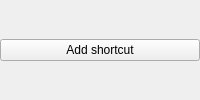
<?xml version="1.0" encoding="UTF-8"?>
<ui version="4.0">
 <class>SystemShortcutsClass</class>
 <widget class="QWidget" name="SystemShortcutsClass">
  <layout class="QVBoxLayout" name="verticalLayout">
   <property name="leftMargin"><number>0</number></property>
   <property name="topMargin"><number>0</number></property>
   <property name="rightMargin"><number>0</number></property>
   <property name="bottomMargin"><number>0</number></property>
   <item><layout class="QGridLayout" name="EntryLayout"/></item>
   <item><widget class="QPushButton" name="AddButton"><property name="text"><string>Add shortcut</string></property></widget></item>
  </layout>
 </widget>
 <resources/>
 <connections/>
</ui>
